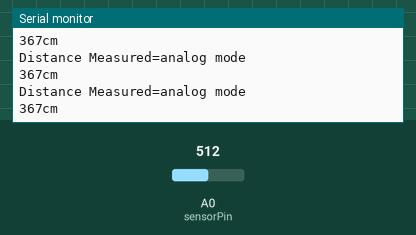
Recording of a sketch running on a simulated Arduino Uno, built with avr-gcc and run on an emulated ATmega328P. Shown: the last lines printed to the serial monitor. The inputs (shaded band) are chosen by the test bench; at power-on: A0 (sensorPin) = 512.

Above: at 1.7 s.
1.8 s: A0 (sensorPin) set to 12
At 2.8 s:
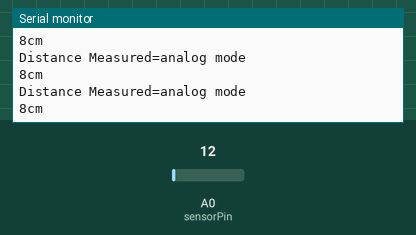
3.3 s: A0 (sensorPin) set to 9
At 3.45 s:
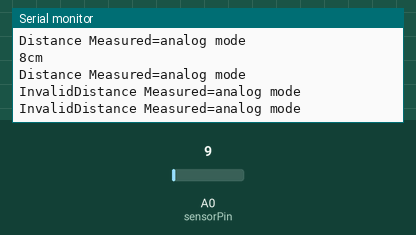

The sketch:

ultraSon.ino
```cpp
// # Editor     : ZRH from DFRobot
// # Date       : 29.08.2014

// # Product name: URM V4.0 ultrasonic sensor
// # Product SKU : SEN0001
// # Version     : 1.0

// # Description:
// # The Sketch for scanning 180 degree area 3-500cm detecting range
// # The sketch for using the URM37 PWM trigger pin mode from DFRobot
// #   and writes the values to the serialport
// # Connection:
// #       Vcc (Arduino)    -> Pin 1 VCC (URM V4.0)
// #       GND (Arduino)    -> Pin 2 GND (URM V4.0)
// #       Pin 3 (Arduino)  -> Pin 4 ECHO (URM V4.0)
// #       Pin 5 (Arduino)  -> Pin 6 COMP/TRIG (URM V4.0)
// #       Pin A0 (Arduino) -> Pin 7 DAC (URM V4.0)
// # Working Mode: PWM trigger pin  mode.

#define  Measure  0     //Mode select
int URECHO = 3;         // PWM Output 0-25000US,Every 50US represent 1cm
int URTRIG = 5;         // PWM trigger pin
int sensorPin = A0;     // select the input pin for the potentiometer
int sensorValue = 0;    // variable to store the value coming from the sensor

unsigned int DistanceMeasured= 0;

void setup()
{
  //Serial initialization
  Serial.begin(9600);                        // Sets the baud rate to 9600
  pinMode(URTRIG,OUTPUT);                    // A low pull on pin COMP/TRIG
  digitalWrite(URTRIG,HIGH);                 // Set to HIGH
  pinMode(URECHO, INPUT);                    // Sending Enable PWM mode command
  delay(500);
  Serial.println("Init the sensor");

 }
void loop()
{
  PWM_Mode();
  delay(100);
}

void PWM_Mode()                              // a low pull on pin COMP/TRIG  triggering a sensor reading
{
  Serial.print("Distance Measured=");
  digitalWrite(URTRIG, LOW);
  digitalWrite(URTRIG, HIGH);               // reading Pin PWM will output pulses
  if( Measure)
  {
    unsigned long LowLevelTime = pulseIn(URECHO, LOW) ;
    if(LowLevelTime>=45000)                 // the reading is invalid.
    {
      Serial.print("Invalid");
    }
    else{
    DistanceMeasured = LowLevelTime /50;   // every 50us low level stands for 1cm
    Serial.print(DistanceMeasured);
    Serial.println("cm");
  }

  }
  else {
    Serial.println("analog mode");
    sensorValue = analogRead(sensorPin);
    if(sensorValue<=10)                   // the reading is invalid.
    {
      Serial.print("Invalid");
    }
    else {
    sensorValue = sensorValue*0.718;
    Serial.print(sensorValue);
    Serial.println("cm");
    }
  }
}
```

Measured:
- the behaviour switches between 11 and 10 on A0 (sensorPin) (found by bisection; images 1 and 2)
- after the input at 1.8 s, the serial monitor: prints a new line at once (image 1)
- after the input at 3.3 s, the serial monitor: prints a new line after 0.05 s (image 2)
